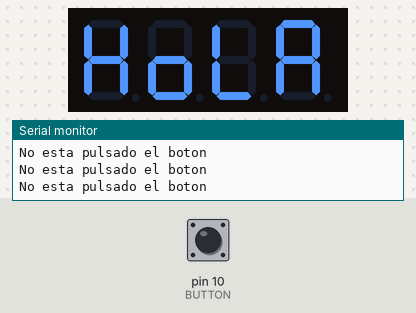
Bench run of a sketch on a simulated Arduino Uno, built with avr-gcc and run on an emulated ATmega328P. On the bench: 4-digit seven-segment display, the last lines printed to the serial monitor. Inputs (shaded band) come from the test bench; at power-on: pin 10 (BUTTON) LOW. Random numbers use the default seed unless the sketch sets one.

Above: at 1.8 s.
1.9 s: pin 10 (BUTTON) pulled HIGH for 0.65 s
At 5.5 s:
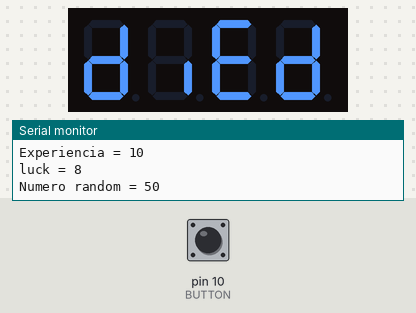
5.6 s: pin 10 (BUTTON) pulled HIGH for 3.2 s
At 9.0 s:
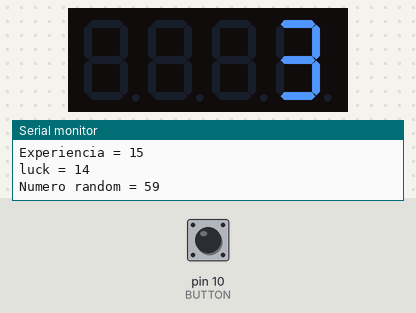
Timing chart, 0 to 10.5 s (numbered marks = the images above; inputs shaded):
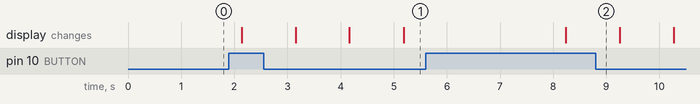

The sketch:

COHETETETETE.PRAAPRAPRA.TTT.__v_1.1.ino
```cpp
#include <Arduino.h>
#include <TM1637Display.h>

// Module connection pins (Digital Pins)
#define CLK 2
#define DIO 3

#define BUTTON 10

const uint8_t SEG_DONE[] = {
	SEG_B | SEG_C | SEG_D | SEG_E | SEG_G,           // d
//	SEG_A | SEG_B | SEG_C | SEG_D | SEG_E | SEG_F, // O
  SEG_G | SEG_C | SEG_E | SEG_D,                   // o
	SEG_C | SEG_E | SEG_G,                           // n
	SEG_A | SEG_D | SEG_E | SEG_F | SEG_G            // E
	};

const uint8_t SEG_DIED[]={
  SEG_B | SEG_G | SEG_C | SEG_D | SEG_E,
  SEG_C,
  SEG_A | SEG_F | SEG_E | SEG_G | SEG_D,
  SEG_B | SEG_G | SEG_C | SEG_D | SEG_E
};

const uint8_t SEG_GOOD[]={
  SEG_A | SEG_F | SEG_E | SEG_D | SEG_C,
  SEG_G | SEG_C | SEG_E | SEG_D,
  SEG_G | SEG_C | SEG_E | SEG_D,
  SEG_G | SEG_C | SEG_E | SEG_D | SEG_B
};

const uint8_t SEG_PRAT[]={
  SEG_E | SEG_F | SEG_A | SEG_B | SEG_G,
  SEG_E | SEG_G,
  SEG_E | SEG_G | SEG_C | SEG_F | SEG_B | SEG_A,
  0
};

const uint8_t SEG_PRA[]={
  0,
  SEG_E | SEG_F | SEG_A | SEG_B | SEG_G,
  SEG_G,
  0
};

const uint8_t SEG_HOLA[]={
  SEG_F | SEG_B | SEG_G | SEG_E | SEG_C,
  SEG_G | SEG_E | SEG_C | SEG_D,
  SEG_F | SEG_E | SEG_D,
  0b01110111
};

const uint8_t SEG_NOTHING_AIR[]={
  0,
  0,
  0,
  0
};


TM1637Display display(CLK, DIO);

void setup()
{

    pinMode(BUTTON,INPUT);
    Serial.begin(9600);
}

int luck;
int experience=10;
int NRanndommm;
void loop()
{
  display.setBrightness(0x0f);
  display.setSegments(SEG_HOLA);
  if( digitalRead(BUTTON)==HIGH ){
    Serial.print("Experiencia = ");
    Serial.println(experience);
    luck=random(1,21);
    Serial.print("luck = ");
    Serial.println(luck);
    NRanndommm=random(1,101);
    Serial.print("Numero random = ");
    Serial.println(NRanndommm);
    //we put 101 and 21 max because is max-1
    if(20==luck){
      display.setSegments(SEG_PRAT);
      delay(1500);
      display.setSegments(SEG_PRA);
      delay(3000);
      display.setSegments(SEG_PRAT);
      delay(1500);
    }
    display.setSegments(SEG_NOTHING_AIR);
    display.showNumberDec(3, false, 1, 3);
    delay(1000);
    display.showNumberDec(2, false, 1, 3);
    delay(1000);
    display.showNumberDec(1, false, 1, 3);
    delay(1000);
    if((luck+experience)>NRanndommm){
      display.setSegments(SEG_GOOD);
      delay(3000);
    }
    else{
      display.setSegments(SEG_DIED);
      delay(3000);
    }
    if(experience>=95){
      experience=random(10,51);
    }
    else{
      experience+=5;
    }
  }
  else
  {
    Serial.println("No esta pulsado el boton");
    delay(500);
  }
}
```

Measured:
- after the input at 1.9 s, the display: first changes after 0.24 s (image 1 shows a later state)
